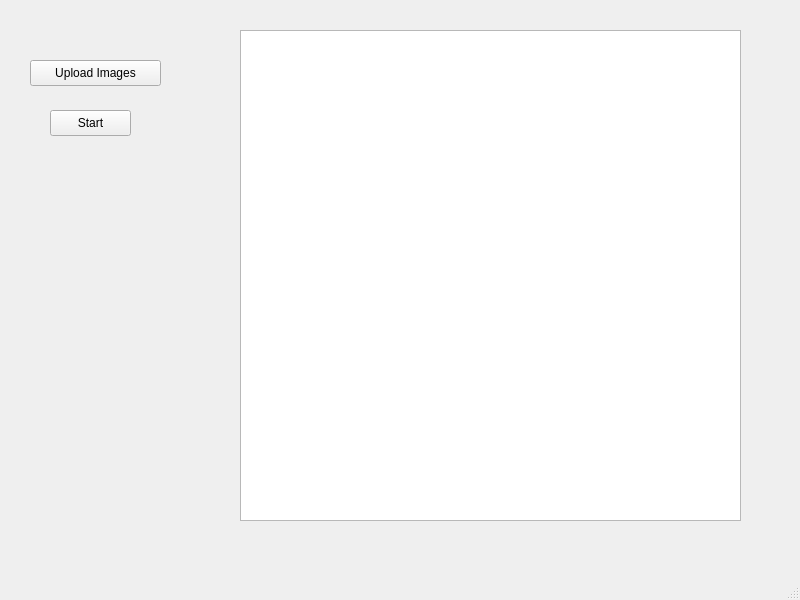
<?xml version="1.0" encoding="UTF-8"?>
<ui version="4.0">
 <class>MainWindow</class>
 <widget class="QMainWindow" name="MainWindow">
  <property name="geometry">
   <rect>
    <x>0</x>
    <y>0</y>
    <width>800</width>
    <height>600</height>
   </rect>
  </property>
  <property name="windowTitle">
   <string>MainWindow</string>
  </property>
  <widget class="QWidget" name="centralwidget">
   <widget class="QPushButton" name="Button_Upload">
    <property name="geometry">
     <rect>
      <x>30</x>
      <y>60</y>
      <width>131</width>
      <height>26</height>
     </rect>
    </property>
    <property name="text">
     <string>Upload Images</string>
    </property>
   </widget>
   <widget class="QPushButton" name="Button_Start">
    <property name="geometry">
     <rect>
      <x>50</x>
      <y>110</y>
      <width>81</width>
      <height>26</height>
     </rect>
    </property>
    <property name="text">
     <string>Start</string>
    </property>
   </widget>
   <widget class="QTextEdit" name="TextEdit_Log">
    <property name="geometry">
     <rect>
      <x>240</x>
      <y>30</y>
      <width>501</width>
      <height>491</height>
     </rect>
    </property>
   </widget>
  </widget>
  <widget class="QStatusBar" name="statusbar"/>
 </widget>
 <resources/>
 <connections/>
</ui>
